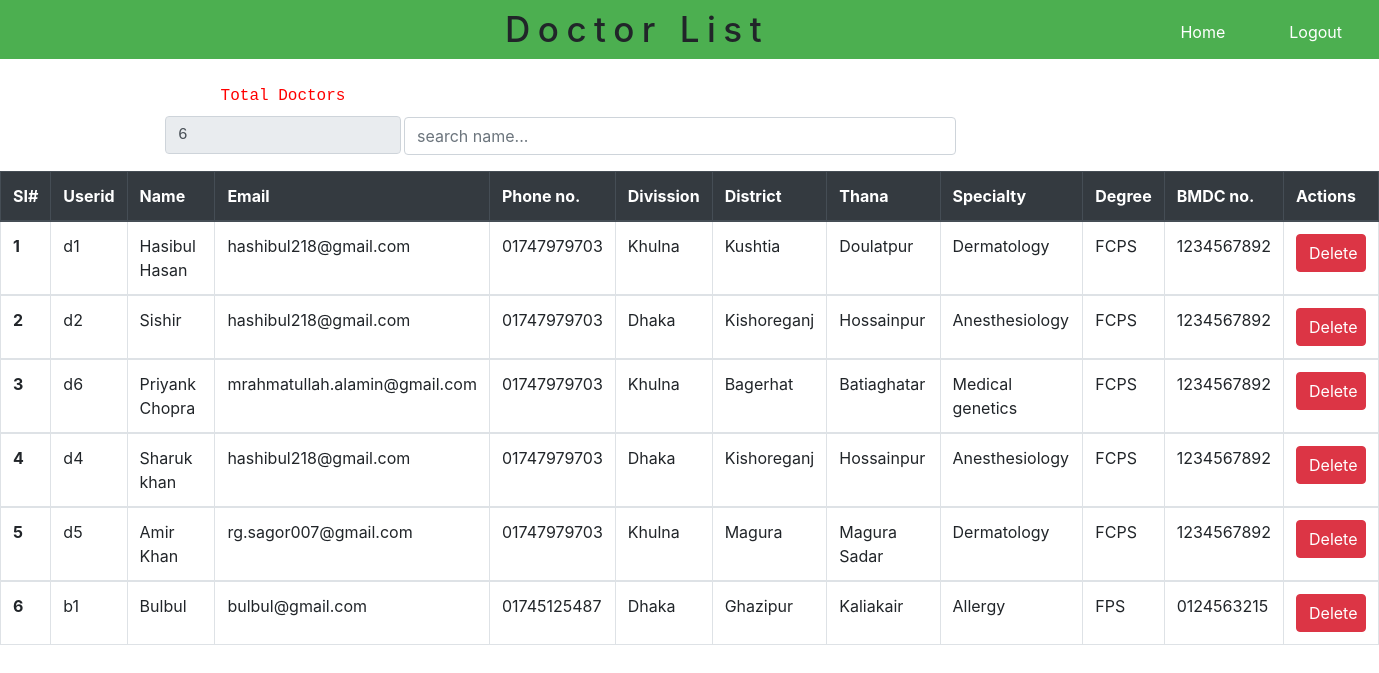
/view/AdminDoctorList.php (signed in), run on the app's committed database.
### tables this page shows
CREATE TABLE `doctors` (
  `id` int(100) NOT NULL,
  `userid` varchar(100) NOT NULL,
  `username` varchar(100) NOT NULL,
  `gender` varchar(7) NOT NULL,
  `email` varchar(100) NOT NULL,
  `phonenumber` varchar(11) NOT NULL,
  `dob` varchar(20) NOT NULL,
  `divission` varchar(50) NOT NULL,
  `district` varchar(50) NOT NULL,
  `thana` varchar(50) NOT NULL,
  `specialty` varchar(50) NOT NULL,
  `degree` varchar(100) NOT NULL,
  `bmdcregno` varchar(20) NOT NULL,
  `description` varchar(100) DEFAULT NULL
);

### model/db_connect.php (called while the page is built, shortened)
<?php
	$servername="localhost";
	$username="root";
	$password="";
	$databasename="digitalhospital";
	function getdata ($query)
	{
		global $servername;
		global $username;
		global $password;
		global $databasename;
		$data=array();
		$conn=mysqli_connect($servername,$username,$password,$databasename);
		$result=mysqli_query($conn,$query);
		if (mysqli_num_rows($result)>0) {
			while ($rows=mysqli_fetch_assoc($result)) {
				$entity=array();
				foreach ($rows as $key => $value) {
					$entity[$key]=$rows[$key];
				}
				$data[]=$entity;
			}
		}
		return $data;
	}
?>

### control/AdminControl.php (called while the page is built, shortened)
<?php
	include '../model/db_connect.php';
function doctorsdata()
{
	$dquery="SELECT * FROM doctors";
	$dresults=getdata($dquery);
	return $dresults;
}
?>

### view/AdminDoctorList.php (the view, shortened to what this page needs)
<?php
	include '../control/AdminControl.php';
	include 'CSS/bootstrap.php';
	$doctors=doctorsdata();
	$count=count($doctors);
	$id=0;
?>
<html>
	<head>
		<link rel="stylesheet"type="text/css"href="CSS/admincliniclist.css">
	</head>
	<body>
		<div class="div1">
			<label class="h2">Doctor List</label>
			<button class="adminbtn"onclick="window.location='../control/LogoutControl.php'">Logout</button>
			<button type="button"class="adminbtn"onclick="window.location='AdminHomePage.php'">Home</button>
		</div>
		<div class="search">
			<div class="input-group mb-3">
				<input type="text" id="search_input" class="form-control" placeholder="search name..." onkeyup="search()">
			</div>
			<div class="totalclinic">
					<label>Total Doctors</label>
					<input class="form-control" type="text" value="<?php echo $count ?>" readonly>
			</div>
		</div>
		<div class="table">
			<table class="table table-hover table-bordered " id="doctor_table">
				<thead>
				    <tr class="thead-dark">
						<th scope="col">SI#</th>
						<th scope="col">Userid</th>
						<th scope="col">Name</th>
						<th scope="col">Email</th>
						<th scope="col">Phone no.</th>
						<th scope="col">Divission</th>
						<th scope="col">District</th>
						<th scope="col">Thana</th>
						<th scope="col">Specialty</th>
						<th scope="col">Degree</th>
						<th scope="col">BMDC no.</th>
						<th scope="col">Actions</th>
				    </tr>
				</thead>
				<?php foreach ($doctors as $doctor) { $id++;?>
					<tbody>
					    <tr>
					    	<th><?php echo $id; ?></th>
							<td><?php echo $doctor["userid"]; ?></td>
							<td><?php echo $doctor["username"]; ?></td>
							<td><?php echo $doctor["email"]; ?></td>
							<td><?php echo $doctor["phonenumber"]; ?></td>
							<td><?php echo $doctor["divission"]; ?></td>
							<td><?php echo $doctor["district"]; ?></td>
							<td><?php echo $doctor["thana"]; ?></td>
							<td><?php echo $doctor["specialty"]; ?></td>
							<td><?php echo $doctor["degree"]; ?></td>
							<td><?php echo $doctor["bmdcregno"]; ?></td>
							<td>
								<a href="../control/AdminControl.php?ddeleteid=<?php echo $doctor['userid'] ?>" class="btn btn-danger float-right"style="width: 70px" onclick="return confirm ('Are you sure to delete?');">Delete</a>
							</td>
					    </tr>
					</tbody>
				<?php } ?>
			</table>
		</div>
	</body>
</html>

### view/CSS/admincliniclist.css (style rules this page uses)
* { margin:0; padding:0; }
.div1 { background-color: #4CAF50; padding: 5px; }
.h2 { font-size: 35px; line-height: 1.4; letter-spacing: 7.5px; margin: 0px 0px 0px 500px; }
.adminbtn { float: right; background-color: #4CAF50; font-family: inherit; text-align: center; border: none; color: white; padding: 15px 32px; cursor: pointer; font-size: 16px; text-decoration: none; display: inline-block; }
.table { width: 100%; margin: 49px 0px 0px 0px; }
.search { width: 40%; float: left; margin: 58px 0px 0px 404px; }
.totalclinic { float: left; margin: -87px 0px 0px -239px; font-size: 16px; font-family: monospace; color: red; text-align: center; }

### data on the page
doctors: userid "d1", username "Hasibul Hasan", email "hashibul218@gmail.com", phonenumber "01747979703", divission "Khulna", district "Kushtia", thana "Doulatpur", specialty "Dermatology", degree "FCPS", bmdcregno "1234567892"
doctors: userid "d2", username "Sishir", email "hashibul218@gmail.com", phonenumber "01747979703", divission "Dhaka", district "Kishoreganj", thana "Hossainpur", specialty "Anesthesiology", degree "FCPS", bmdcregno "1234567892"
doctors: userid "d6", username "Priyank Chopra", email "mrahmatullah.alamin@gmail.com", phonenumber "01747979703", divission "Khulna", district "Bagerhat", thana "Batiaghatar", specialty "Medical genetics", degree "FCPS", bmdcregno "1234567892"
doctors: userid "d4", username "Sharuk khan", email "hashibul218@gmail.com", phonenumber "01747979703", divission "Dhaka", district "Kishoreganj", thana "Hossainpur", specialty "Anesthesiology", degree "FCPS", bmdcregno "1234567892"
doctors: userid "d5", username "Amir Khan", email "rg.sagor007@gmail.com", phonenumber "01747979703", divission "Khulna", district "Magura", thana "Magura Sadar", specialty "Dermatology", degree "FCPS", bmdcregno "1234567892"
doctors: userid "b1", username "Bulbul", email "bulbul@gmail.com", phonenumber "01745125487", divission "Dhaka", district "Ghazipur", thana "Kaliakair", specialty "Allergy", degree "FPS", bmdcregno "0124563215"
